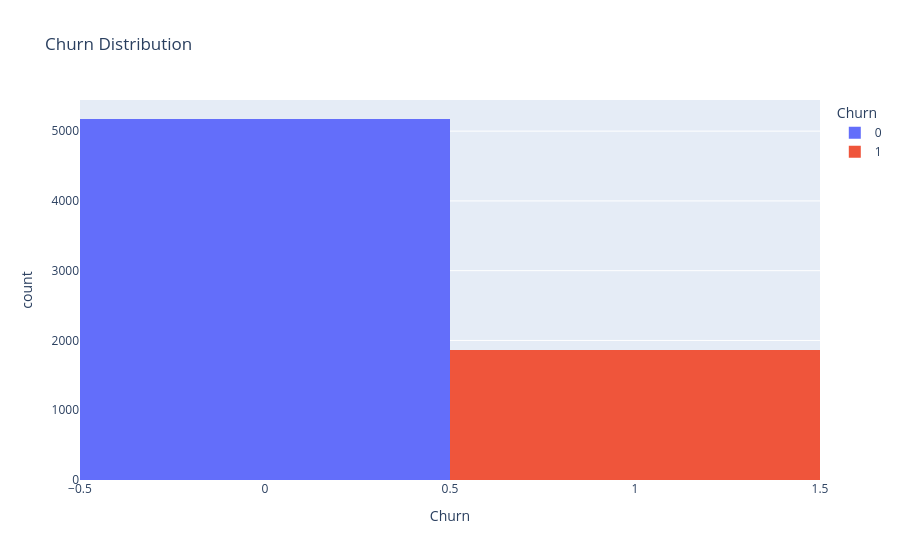

The notebook cell this image was saved under:
### Markdown cell above
**7. Dashboard**

### Code cell
# Churn distribution
fig1 = px.histogram(df, x="Churn", color="Churn", title="Churn Distribution")
fig1.show()

### Figure 1 — Plotly figure (JSON) as saved in the notebook; plotly's stock layout.template omitted (floating-point values rounded to 4 significant figures; data arrays with more than 128 entries replaced by an {"elided": "..."} marker saying what was removed)
{"data": [{"bingroup": "x", "hovertemplate": "Churn=%{x}<br>count=%{y}<extra></extra>", "legendgroup": "0", "marker": {"color": "#636efa", "pattern": {"shape": ""}}, "name": "0", "orientation": "v", "showlegend": true, "type": "histogram", "x": {"elided": "5174 int values"}, "xaxis": "x", "yaxis": "y"}, {"bingroup": "x", "hovertemplate": "Churn=%{x}<br>count=%{y}<extra></extra>", "legendgroup": "1", "marker": {"color": "#EF553B", "pattern": {"shape": ""}}, "name": "1", "orientation": "v", "showlegend": true, "type": "histogram", "x": {"elided": "1869 int values"}, "xaxis": "x", "yaxis": "y"}], "layout": {"barmode": "relative", "legend": {"title": {"text": "Churn"}, "tracegroupgap": 0}, "title": {"text": "Churn Distribution"}, "xaxis": {"anchor": "y", "categoryarray": [0, 1], "categoryorder": "array", "domain": [0, 1], "title": {"text": "Churn"}}, "yaxis": {"anchor": "x", "domain": [0, 1], "title": {"text": "count"}}}}
